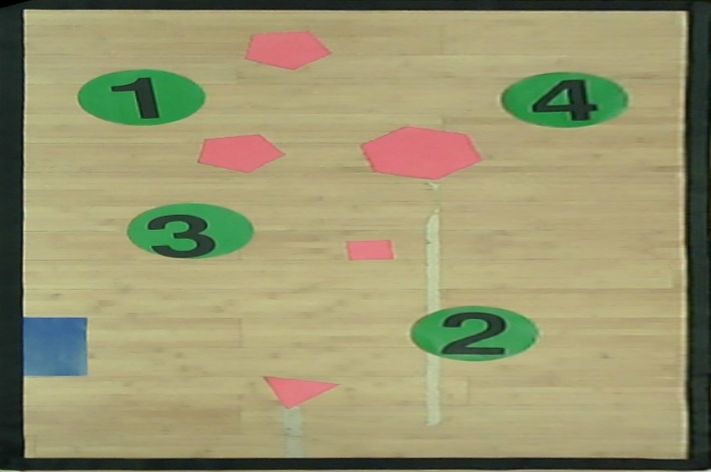
//> input picture c3_colors_and_shapes/02_shape_detection/imgs/canva.png, 711 x 472 px
$ ./shape_detection imgs/canva.png   (built with g++ and OpenCV 4)
//> lines starting //> are read from the running program, lines starting //| are printed output that depends on the picture; after the words box and inside, x2 and y2 are one past the last pixel; in counts of white or black regions, pixels touching at a corner belong together
// shape_detection.cpp:
// Detect shapes on a computer-generated image

#include <opencv2/core.hpp>
#include <opencv2/videoio.hpp>
#include <opencv2/highgui.hpp>
#include <opencv2/opencv.hpp>
#include <iostream>

static const int W_0      = 300;
static const int H_0      = 0;
static const int OFFSET_W = 10;
static const int OFFSET_H = 100;


cv::Mat processImage(std::string filename)
{
//> called with filename = "imgs/canva.png"
  // Load image from file
  //std::string filename = "imgs/canva.png";
  cv::Mat img = cv::imread(filename.c_str());
//> img is the input picture: 472 rows x 711 cols, CV_8UC3; mean B, G, R 111.4, 149.7, 153.3
  if(img.empty()) {
    throw std::runtime_error("Failed to open the file " + filename);
  }

  // Display original image
  //cv::imshow("Original", img);
  //cv::moveWindow("Original", W_0, H_0);

  // Convert color space from BGR to HSV
  cv::Mat hsv_img;
  cv::cvtColor(img, hsv_img, cv::COLOR_BGR2HSV);
//> hsv_img: 472 rows x 711 cols, CV_8UC3; mean H, S, V 36.7, 81.5, 160

  // Display HSV image
  //cv::imshow("HSV", hsv_img);
  //cv::moveWindow("HSV", W_0+img.cols+OFFSET_W, H_0);

  // Find red regions: h values around 0 (positive and negative angle: [0,15] U [160,179])
  cv::Mat red_mask_low, red_mask_high, red_mask;
  cv::inRange(hsv_img, cv::Scalar(10, 0, 38), cv::Scalar(19, 250, 229), red_mask_low);
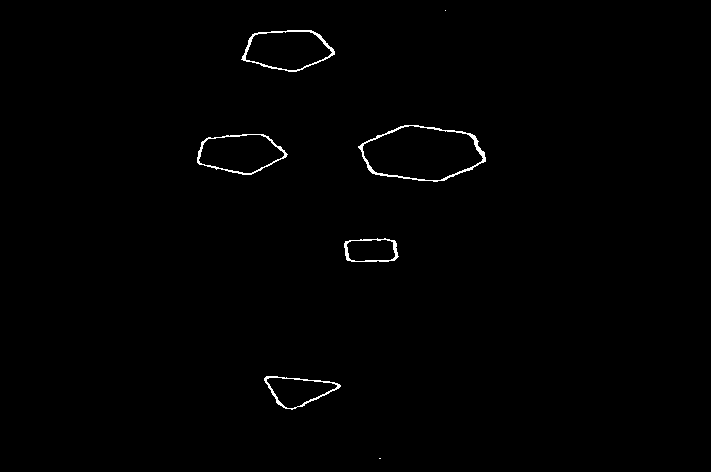
//> red_mask_low: 472 rows x 711 cols, CV_8UC1; 0.64% white in thin lines or dots, all inside (x1, y1, x2, y2) = (197, 10, 486, 459)
  cv::inRange(hsv_img, cv::Scalar(160, 10, 10), cv::Scalar(179, 255, 255), red_mask_high);
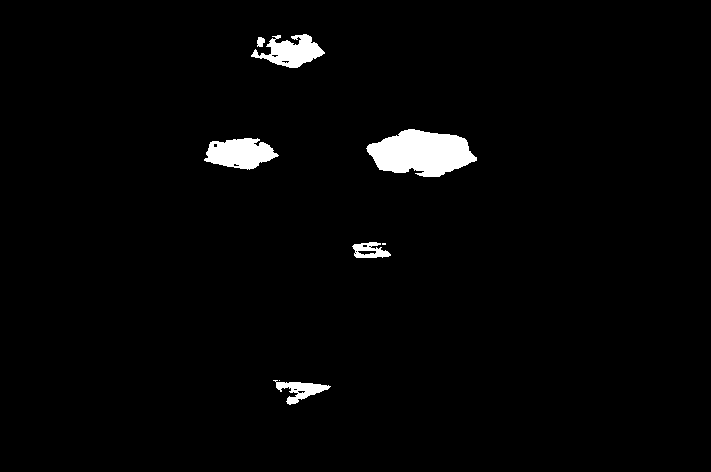
//> red_mask_high: 472 rows x 711 cols, CV_8UC1; 2.3% white; 8 white regions (2 under 20 px), largest, box (x1, y1, x2, y2) and area: (366, 129, 477, 177) 3657, (204, 138, 279, 170) 1615, (251, 34, 325, 68) 1331, (273, 380, 331, 405) 600, (352, 242, 391, 258) 378, (257, 37, 265, 47) 63
  cv::addWeighted(red_mask_low, 1.0, red_mask_high, 1.0, 0.0, red_mask); // combine together the two binary masks
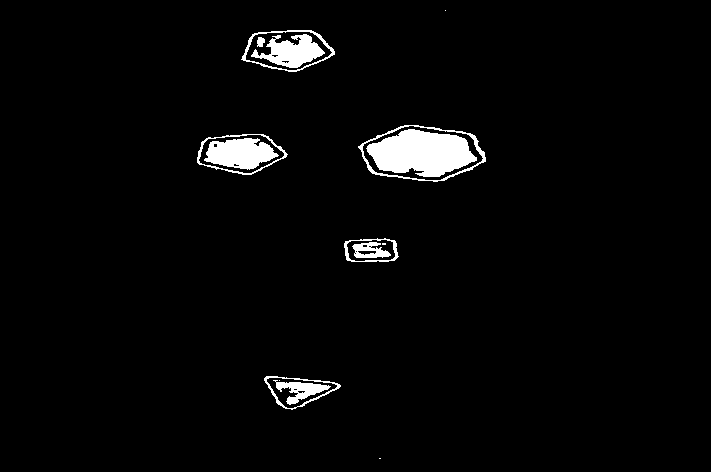
//> red_mask: 472 rows x 711 cols, CV_8UC1; 2.9% white; 15 white regions (4 under 20 px), largest, box (x1, y1, x2, y2) and area: (366, 129, 477, 177) 3657, (204, 138, 279, 170) 1615, (251, 34, 325, 68) 1331

  // Find blue regions
  cv::Mat blue_mask;
  cv::inRange(hsv_img, cv::Scalar(90, 50, 55), cv::Scalar(115, 255, 255), blue_mask);
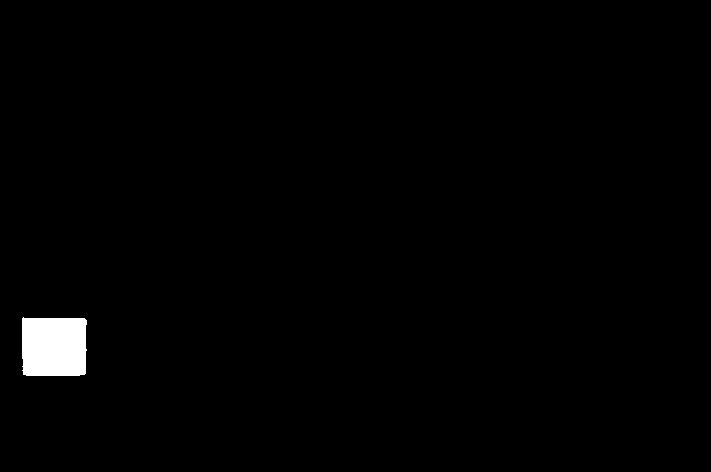
//> blue_mask: 472 rows x 711 cols, CV_8UC1; 1.1% white; 1 white region, box (x1, y1, x2, y2) and area: (22, 317, 87, 376) 3694

  // Find green regions
  cv::Mat green_mask;
  //cv::inRange(hsv_img, cv::Scalar(40, 60, 119), cv::Scalar(88, 249, 255), green_mask);
  cv::inRange(hsv_img, cv::Scalar(32, 65, 45), cv::Scalar(57,215 , 200), green_mask);
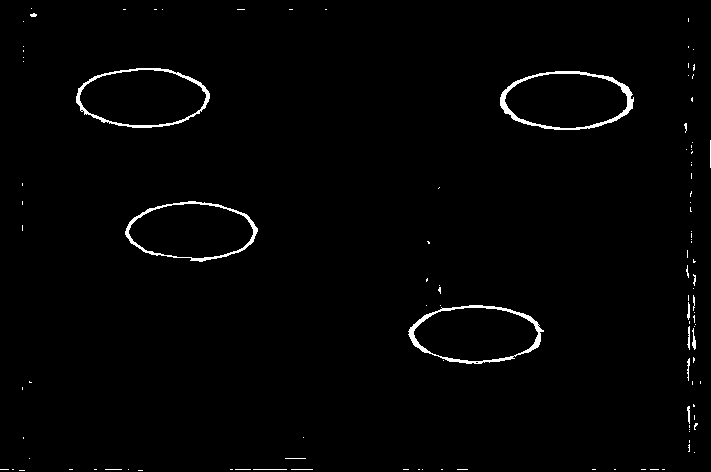
//> green_mask: 472 rows x 711 cols, CV_8UC1; 1.4% white; 110 white regions (94 under 20 px), largest, box (x1, y1, x2, y2) and area: (500, 71, 634, 130) 1088, (408, 305, 544, 364) 994, (76, 68, 210, 128) 873

  // Find black regions (filter on saturation and value)
  cv::Mat black_mask;
  cv::inRange(hsv_img, cv::Scalar(100, 50, 55), cv::Scalar(115, 255, 255), black_mask);
//> black_mask: 472 rows x 711 cols, CV_8UC1; 1% white; 1 white region
  //cv::imshow("BLACK_filter", black_mask);
  //cv::moveWindow("BLACK_filter", W_0+2*(img.cols+OFFSET_W), H_0+img.rows+OFFSET_H);

  // Wait keypress
  cv::waitKey(0);

  // Find contours
  std::vector<std::vector<cv::Point>> contours, contours_approx;
  std::vector<cv::Point> approx_curve;
  cv::Mat contours_img;

  // [21 lines of commented-out code are left out]
  contours_img = img.clone();
  cv::findContours(red_mask, contours, cv::RETR_EXTERNAL, cv::CHAIN_APPROX_SIMPLE);
//> contours = 7 contours, 2 with area under 20; largest, box (x1, y1, x2, y2) and area: (358, 125, 486, 182) 5220, (241, 30, 335, 72) 2778, (197, 134, 288, 175) 2614, (264, 376, 341, 410) 1483, (344, 238, 399, 262) 1086
  //drawContours(contours_img, contours, -1, cv::Scalar(40,190,40), 1, cv::LINE_AA);
  cv::findContours(red_mask, contours, cv::RETR_EXTERNAL, cv::CHAIN_APPROX_SIMPLE);
  //drawContours(contours_img, contours, -1, cv::Scalar(40,190,40), 1, cv::LINE_AA);
  std::cout << "N. contours: " << contours.size() << std::endl;
//| N. contours: 7
  for (int i=0; i<contours.size(); ++i)
  {
    if (contours[i].size() > 60) {
    std::cout << (i+1) << ") Contour size: " << contours[i].size() << std::endl;
    approxPolyDP(contours[i], approx_curve, 1, true);
    contours_approx = {approx_curve};
    drawContours(contours_img, contours_approx, -1, cv::Scalar(0,170,220), 3, cv::LINE_AA);
    std::cout << "   Approximated contour size: " << approx_curve.size() << std::endl;
    }
  }
//> this loop made 7 passes
//| 2) Contour size: 81
//|    Approximated contour size: 19
//| 4) Contour size: 97
//|    Approximated contour size: 21
//| 5) Contour size: 134
//|    Approximated contour size: 26
//| 6) Contour size: 99
//|    Approximated contour size: 13
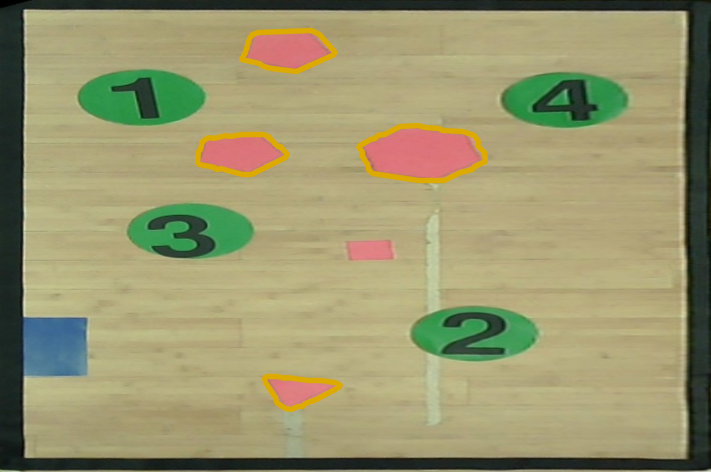
//> contours_img: 472 rows x 711 cols, CV_8UC3; 1.86% of pixels changed, all inside (x1, y1, x2, y2) = (194, 27, 489, 413)
//> after the loop, approx_curve = contour of 13 points, box (x1, y1, x2, y2) (241, 30, 335, 72), area 2760
  std::cout << std::endl;
  //cv::imshow("Original", contours_img);
  //cv::waitKey(0);

  // Process blue mask
  //contours_img = img.clone();
  cv::findContours(blue_mask, contours, cv::RETR_EXTERNAL, cv::CHAIN_APPROX_SIMPLE);
//> contours = 1 contour; box (x1, y1, x2, y2) and area: (22, 317, 87, 376) 3576
  //drawContours(contours_img, contours, -1, cv::Scalar(40,190,40), 1, cv::LINE_AA);
  std::cout << "N. contours: " << contours.size() << std::endl;
//| N. contours: 1
  for (int i=0; i<contours.size(); ++i)
  {
    if(contours[i].size()>4){
    std::cout << (i+1) << ") Contour size: " << contours[i].size() << std::endl;
    approxPolyDP(contours[i], approx_curve, 40, true);
    contours_approx = {approx_curve};
    drawContours(contours_img, contours_approx, -1, cv::Scalar(255,0,0), 3, cv::LINE_AA);
    std::cout << "   Approximated contour size: " << approx_curve.size() << std::endl;
    }
  }
//> this loop made 1 pass
//> approx_curve on pass 1: 4 Points (x, y): [22, 318], [23, 374], [85, 373], [84, 318]
//| 1) Contour size: 26
//|    Approximated contour size: 4
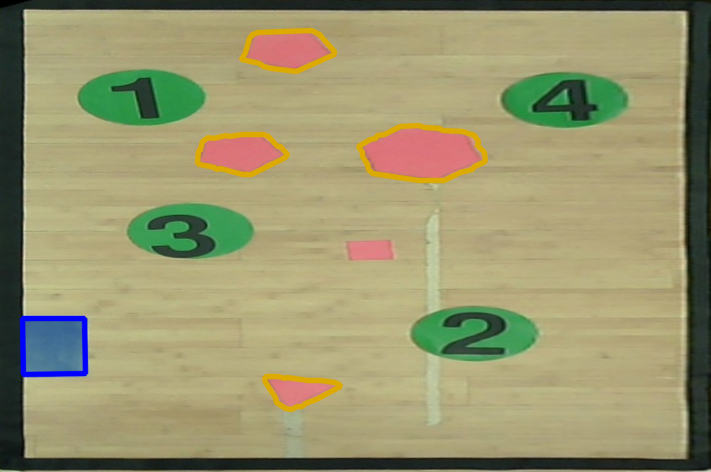
//> contours_img: 472 rows x 711 cols, CV_8UC3; 0.48% of pixels changed, all inside (x1, y1, x2, y2) = (19, 315, 89, 378)
  std::cout << std::endl;
  //cv::imshow("Original", contours_img);
  //cv::waitKey(0);


  // Process green mask
  //contours_img = img.clone();
  cv::findContours(green_mask, contours, cv::RETR_EXTERNAL, cv::CHAIN_APPROX_SIMPLE);
//> contours = 110 contours, 104 with area under 20; largest, box (x1, y1, x2, y2) and area: (76, 68, 210, 128) 6101, (500, 71, 634, 130) 6091, (408, 305, 544, 364) 5922, (125, 201, 258, 262) 5847, (692, 328, 696, 350) 27, (687, 326, 690, 350) 20
  //drawContours(contours_img, contours, -1, cv::Scalar(40,190,40), 1, cv::LINE_AA);
  std::cout << "N. contours: " << contours.size() << std::endl;
//| N. contours: 110
  for (int i=0; i<contours.size(); ++i)
  {
    if (contours[i].size() > 230)
  {

    std::cout << (i+1) << ") Contour size: " << contours[i].size() << std::endl;
    approxPolyDP(contours[i], approx_curve, 4, true);
    contours_approx = {approx_curve};
    drawContours(contours_img, contours_approx, -1, cv::Scalar(250,170,220), 3, cv::LINE_AA);
    std::cout << "   Approximated contour size: " << approx_curve.size() << std::endl;

  }
  }
//> this loop made 110 passes
  std::cout << std::endl;
  cv::imshow("Original", contours_img);

  cv::waitKey(0);
  return contours_img;

}
int main(int argc, char* argv[])
{
  processImage(argv[1]);
  return 0;
}

$ run again, with c3_colors_and_shapes/02_shape_detection/imgs/img11.jpg saved as c3_colors_and_shapes/02_shape_detection/imgs/canva.png
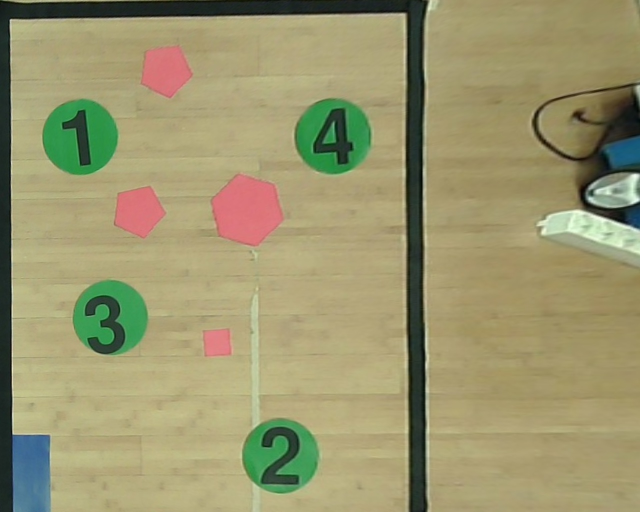
//> input picture c3_colors_and_shapes/02_shape_detection/imgs/img11.jpg, 1280 x 1024 px (shown at 1/2 size)
//> in processImage, img is the input picture: 1024 rows x 1280 cols, CV_8UC3; mean B, G, R 110, 150.2, 155.2
//> hsv_img: 1024 rows x 1280 cols, CV_8UC3; mean H, S, V 33.7, 85.4, 161.1
//> in processImage, `cv::inRange(hsv_img, cv::Scalar(10, 0, 38), cv::Scalar(19, 250, 229), ..`:
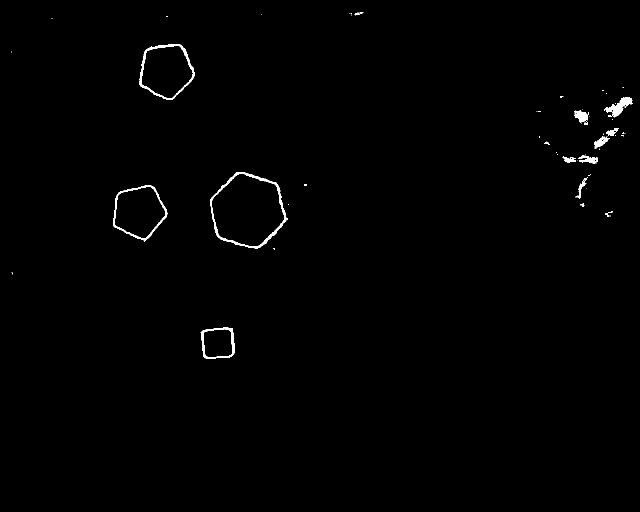
//> red_mask_low: 1024 rows x 1280 cols, CV_8UC1 (shown at 1/2 size); 0.65% white; 63 white regions (45 under 20 px), largest, box (x1, y1, x2, y2) and area: (420, 344, 576, 497) 1950, (279, 88, 389, 200) 1367, (226, 370, 335, 484) 1143
//> red_mask_high: 1024 rows x 1280 cols, CV_8UC1; 1.7% white; 9 white regions (3 under 20 px), largest, box (x1, y1, x2, y2) and area: (428, 354, 560, 488) 11964, (236, 380, 325, 471) 5187, (289, 98, 379, 193) 4605, (416, 664, 459, 708) 1064, (316, 102, 328, 108) 48, (480, 476, 494, 481) 35
//> red_mask: 1024 rows x 1280 cols, CV_8UC1; 2.4% white; 72 white regions (48 under 20 px), largest, box (x1, y1, x2, y2) and area: (428, 354, 560, 488) 11964, (236, 380, 325, 471) 5187, (289, 98, 379, 193) 4605
//> blue_mask: 1024 rows x 1280 cols, CV_8UC1; 1.2% white; 7 white regions (3 under 20 px), largest, box (x1, y1, x2, y2) and area: (24, 869, 100, 1024) 11506, (1204, 271, 1280, 339) 3602, (1252, 412, 1280, 459) 959, (678, 252, 682, 259) 21
//> green_mask: 1024 rows x 1280 cols, CV_8UC1; 1% white; 258 white regions (208 under 20 px), largest, box (x1, y1, x2, y2) and area: (587, 194, 748, 356) 3181, (483, 836, 645, 993) 2954, (81, 195, 241, 356) 2254
//> black_mask: 1024 rows x 1280 cols, CV_8UC1; 1% white; 10 white regions (6 under 20 px)
//> in processImage, `cv::findContours(red_mask, contours, cv::RETR_EXTERNAL, cv::CHAIN_APPR..`: contours = 64 contours, 49 with area under 20; largest, box (x1, y1, x2, y2) and area: (420, 344, 576, 497) 17062, (279, 88, 389, 200) 9034, (226, 370, 335, 484) 8439, (401, 655, 470, 718) 3638, (1208, 194, 1266, 235) 866
//| N. contours: 64
//> the loop in processImage, `for (int i=0; i<contours.size(); ++i)` made 64 passes
//| 1) Contour size: 80
//|    Approximated contour size: 23
//| 10) Contour size: 173
//|    Approximated contour size: 33
//| 12) Contour size: 65
//|    Approximated contour size: 21
//> (the first 6 of 10 printed lines)
//> (output is shown up to pass 18 of 64)
//> after the loop in processImage, `for (int i=0; i<contours.size(); ++i)`: approx_curve = contour of 33 points, box (x1, y1, x2, y2) (279, 88, 389, 200), area 9035
//> in processImage, `cv::findContours(blue_mask, contours, cv::RETR_EXTERNAL, cv::CHAIN_APP..`: contours = 7 contours, 4 with area under 20; largest, box (x1, y1, x2, y2) and area: (24, 869, 100, 1024) 11280, (1204, 271, 1280, 339) 3486, (1252, 412, 1280, 459) 895
//| N. contours: 7
//> the loop in processImage, `for (int i=0; i<contours.size(); ++i)` made 7 passes
//> (approx_curve, contours_approx) on passes 4, 7: (2 Points (x, y): [1277, 412], [1279, 458], 1 contour, all with area under 20), (1 Point (x, y): [679, 252], 1 contour, all with area under 20)
//> (printed output is left out)
//> in processImage, `cv::findContours(green_mask, contours, cv::RETR_EXTERNAL, cv::CHAIN_AP..`: contours = 256 contours, 234 with area under 20; largest, box (x1, y1, x2, y2) and area: (587, 194, 748, 356) 20070, (483, 836, 645, 993) 19390, (81, 195, 241, 356) 19338, (144, 556, 302, 715) 1745, (818, 890, 828, 957) 140
//| N. contours: 256
//> the loop in processImage, `for (int i=0; i<contours.size(); ++i)` made 256 passes
//| 31) Contour size: 278
//|    Approximated contour size: 17
//| 86) Contour size: 463
//|    Approximated contour size: 28
//| 160) Contour size: 267
//|    Approximated contour size: 13
//> (the first 6 of 8 printed lines)
//> (output is shown up to pass 162 of 256)
//> after the loop in processImage, `for (int i=0; i<contours.size(); ++i)`:
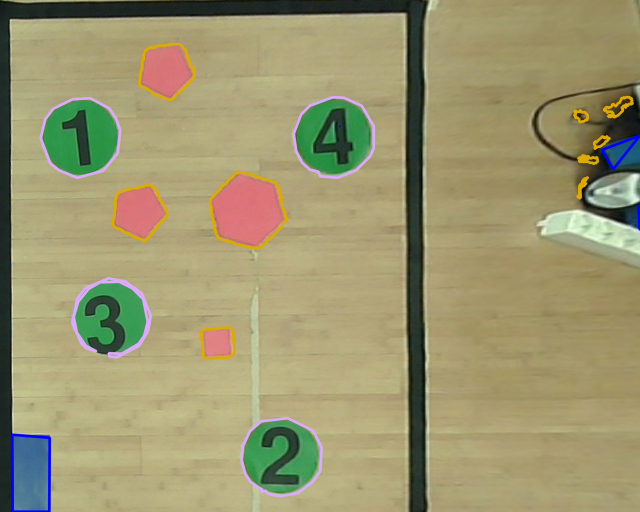
//> contours_img: 1024 rows x 1280 cols, CV_8UC3 (shown at 1/2 size); mean B, G, R 110.9, 150.3, 156.3
